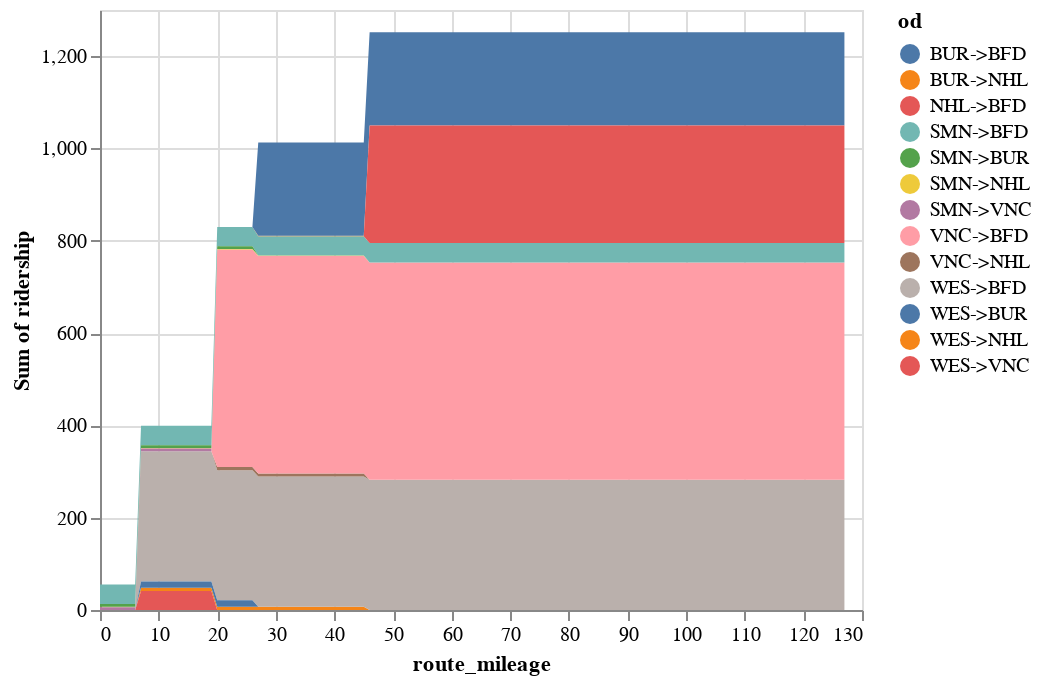

The cell this chart's notebook holds for it:
### Code cell
chart_rider_flow(with_distance.dropna())

### Figure 1 — Vega-Lite specification as saved in the notebook (floating-point values rounded to 4 significant figures; data arrays with more than 128 entries replaced by an {"elided": "..."} marker saying what was removed)
{"config": {"view": {"continuousWidth": 300, "continuousHeight": 300}}, "data": {"name": "data-b6db2904e233ca2a10efc3f9f65dc74c"}, "mark": {"type": "area"}, "encoding": {"color": {"field": "od", "type": "nominal"}, "tooltip": [{"field": "departing_station", "type": "nominal"}, {"field": "od", "type": "nominal"}, {"field": "ridership", "type": "quantitative"}], "x": {"field": "route_mileage", "type": "quantitative"}, "y": {"aggregate": "sum", "field": "ridership", "type": "quantitative"}}, "width": 381.0, "$schema": "https://vega.github.io/schema/vega-lite/v5.20.1.json", "datasets": {"data-b6db2904e233ca2a10efc3f9f65dc74c": {"elided": "750 records"}}}
